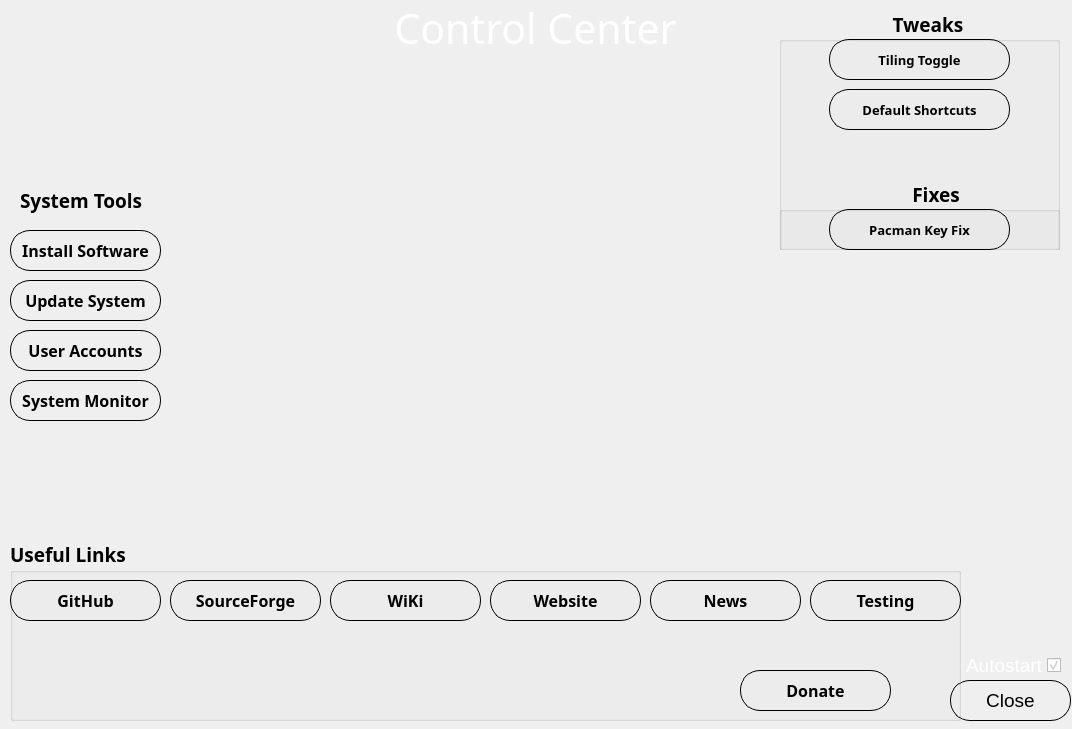
<?xml version="1.0" encoding="UTF-8"?>
<ui version="4.0">
 <class>mainDialog</class>
 <widget class="QDialog" name="mainDialog">
  <property name="geometry">
   <rect>
    <x>0</x>
    <y>0</y>
    <width>1072</width>
    <height>729</height>
   </rect>
  </property>
  <property name="font">
   <font>
    <family>Segoe UI</family>
    <pointsize>14</pointsize>
   </font>
  </property>
  <property name="windowTitle">
   <string>Welcome To FreedomOS</string>
  </property>
  <property name="windowIcon">
   <iconset>
    <normaloff>../../../../../../../../mnt/Projects/FreedomOS/freedomos-welcome-dev/usr/share/freedomos-welcome/img/FreedomOS64x64.png</normaloff>../../../../../../../../mnt/Projects/FreedomOS/freedomos-welcome-dev/usr/share/freedomos-welcome/img/FreedomOS64x64.png</iconset>
  </property>
  <property name="autoFillBackground">
   <bool>false</bool>
  </property>
  <property name="styleSheet">
   <string notr="true">QDialog {
background:rgb(31, 32, 42)
color: white
}</string>
  </property>
  <widget class="QLabel" name="label">
   <property name="geometry">
    <rect>
     <x>290</x>
     <y>0</y>
     <width>491</width>
     <height>51</height>
    </rect>
   </property>
   <property name="font">
    <font>
     <family>Ubuntu Nerd Font</family>
     <pointsize>31</pointsize>
     <weight>75</weight>
     <bold>true</bold>
    </font>
   </property>
   <property name="styleSheet">
    <string notr="true">color:white;</string>
   </property>
   <property name="text">
    <string>&lt;html&gt;&lt;head/&gt;&lt;body&gt;&lt;p&gt;&lt;span style=&quot; font-weight:400;&quot;&gt;Control Center&lt;/span&gt;&lt;/p&gt;&lt;/body&gt;&lt;/html&gt;</string>
   </property>
   <property name="textFormat">
    <enum>Qt::MarkdownText</enum>
   </property>
   <property name="alignment">
    <set>Qt::AlignCenter</set>
   </property>
  </widget>
  <widget class="QPushButton" name="close">
   <property name="geometry">
    <rect>
     <x>950</x>
     <y>680</y>
     <width>121</width>
     <height>41</height>
    </rect>
   </property>
   <property name="styleSheet">
    <string notr="true">QPushButton {

	border: 1px solid;
	border-radius: 20px;

}
QPushButton:hover
{
	border: 4px solid rgb(26, 137, 162);
}
</string>
   </property>
   <property name="text">
    <string>Close</string>
   </property>
  </widget>
  <widget class="QCheckBox" name="autos">
   <property name="geometry">
    <rect>
     <x>950</x>
     <y>650</y>
     <width>111</width>
     <height>31</height>
    </rect>
   </property>
   <property name="layoutDirection">
    <enum>Qt::RightToLeft</enum>
   </property>
   <property name="styleSheet">
    <string notr="true">color:white;</string>
   </property>
   <property name="text">
    <string>Autostart</string>
   </property>
   <property name="checked">
    <bool>true</bool>
   </property>
  </widget>
  <widget class="QPushButton" name="sysupdate">
   <property name="geometry">
    <rect>
     <x>10</x>
     <y>280</y>
     <width>151</width>
     <height>41</height>
    </rect>
   </property>
   <property name="font">
    <font>
     <family>Ubuntu Nerd Font</family>
     <pointsize>12</pointsize>
     <weight>75</weight>
     <bold>true</bold>
    </font>
   </property>
   <property name="styleSheet">
    <string notr="true">QPushButton {

	border: 1px solid;
	border-radius: 20px;

}
QPushButton:hover
{
	border: 4px solid rgb(26, 137, 162);
}
</string>
   </property>
   <property name="text">
    <string>Update System</string>
   </property>
  </widget>
  <widget class="QGroupBox" name="groupBox">
   <property name="geometry">
    <rect>
     <x>779</x>
     <y>9</y>
     <width>281</width>
     <height>241</height>
    </rect>
   </property>
   <property name="font">
    <font>
     <family>Ubuntu Nerd Font</family>
     <pointsize>14</pointsize>
     <weight>75</weight>
     <bold>true</bold>
    </font>
   </property>
   <property name="layoutDirection">
    <enum>Qt::LeftToRight</enum>
   </property>
   <property name="title">
    <string>                       Tweaks</string>
   </property>
   <property name="alignment">
    <set>Qt::AlignJustify|Qt::AlignVCenter</set>
   </property>
   <property name="flat">
    <bool>true</bool>
   </property>
   <widget class="QPushButton" name="tiling">
    <property name="geometry">
     <rect>
      <x>50</x>
      <y>30</y>
      <width>181</width>
      <height>41</height>
     </rect>
    </property>
    <property name="font">
     <font>
      <family>Ubuntu Nerd Font</family>
      <pointsize>10</pointsize>
      <weight>75</weight>
      <bold>true</bold>
     </font>
    </property>
    <property name="layoutDirection">
     <enum>Qt::RightToLeft</enum>
    </property>
    <property name="styleSheet">
     <string notr="true">QPushButton {

	border: 1px solid;
	border-radius: 20px;

}
QPushButton:hover
{
	border: 4px solid rgb(26, 137, 162);
}
</string>
    </property>
    <property name="text">
     <string>Tiling Toggle</string>
    </property>
   </widget>
   <widget class="QPushButton" name="shortcuts">
    <property name="geometry">
     <rect>
      <x>50</x>
      <y>80</y>
      <width>181</width>
      <height>41</height>
     </rect>
    </property>
    <property name="font">
     <font>
      <family>Ubuntu Nerd Font</family>
      <pointsize>10</pointsize>
      <weight>75</weight>
      <bold>true</bold>
     </font>
    </property>
    <property name="layoutDirection">
     <enum>Qt::RightToLeft</enum>
    </property>
    <property name="styleSheet">
     <string notr="true">QPushButton {

	border: 1px solid;
	border-radius: 20px;

}
QPushButton:hover
{
	border: 4px solid rgb(26, 137, 162);
}
</string>
    </property>
    <property name="text">
     <string>Default Shortcuts</string>
    </property>
   </widget>
   <widget class="QGroupBox" name="groupBox_3">
    <property name="geometry">
     <rect>
      <x>0</x>
      <y>170</y>
      <width>281</width>
      <height>241</height>
     </rect>
    </property>
    <property name="font">
     <font>
      <family>Ubuntu Nerd Font</family>
      <pointsize>14</pointsize>
      <weight>75</weight>
      <bold>true</bold>
     </font>
    </property>
    <property name="layoutDirection">
     <enum>Qt::LeftToRight</enum>
    </property>
    <property name="title">
     <string>                           Fixes</string>
    </property>
    <property name="alignment">
     <set>Qt::AlignJustify|Qt::AlignVCenter</set>
    </property>
    <property name="flat">
     <bool>true</bool>
    </property>
    <widget class="QPushButton" name="gpgfix">
     <property name="geometry">
      <rect>
       <x>50</x>
       <y>30</y>
       <width>181</width>
       <height>41</height>
      </rect>
     </property>
     <property name="font">
      <font>
       <family>Ubuntu Nerd Font</family>
       <pointsize>10</pointsize>
       <weight>75</weight>
       <bold>true</bold>
      </font>
     </property>
     <property name="layoutDirection">
      <enum>Qt::RightToLeft</enum>
     </property>
     <property name="styleSheet">
      <string notr="true">QPushButton {

	border: 1px solid;
	border-radius: 20px;

}
QPushButton:hover
{
	border: 4px solid rgb(26, 137, 162);
}
</string>
     </property>
     <property name="text">
      <string>Pacman Key Fix</string>
     </property>
    </widget>
   </widget>
  </widget>
  <widget class="QLabel" name="label_2">
   <property name="geometry">
    <rect>
     <x>20</x>
     <y>180</y>
     <width>171</width>
     <height>41</height>
    </rect>
   </property>
   <property name="font">
    <font>
     <family>Ubuntu Nerd Font</family>
     <pointsize>14</pointsize>
     <weight>75</weight>
     <bold>true</bold>
    </font>
   </property>
   <property name="text">
    <string>System Tools</string>
   </property>
  </widget>
  <widget class="QPushButton" name="useraccounts">
   <property name="geometry">
    <rect>
     <x>10</x>
     <y>330</y>
     <width>151</width>
     <height>41</height>
    </rect>
   </property>
   <property name="font">
    <font>
     <family>Ubuntu Nerd Font</family>
     <pointsize>12</pointsize>
     <weight>75</weight>
     <bold>true</bold>
    </font>
   </property>
   <property name="styleSheet">
    <string notr="true">QPushButton {

	border: 1px solid;
	border-radius: 20px;

}
QPushButton:hover
{
	border: 4px solid rgb(26, 137, 162);
}
</string>
   </property>
   <property name="text">
    <string>User Accounts</string>
   </property>
  </widget>
  <widget class="QPushButton" name="discover">
   <property name="geometry">
    <rect>
     <x>10</x>
     <y>230</y>
     <width>151</width>
     <height>41</height>
    </rect>
   </property>
   <property name="font">
    <font>
     <family>Ubuntu Nerd Font</family>
     <pointsize>12</pointsize>
     <weight>75</weight>
     <bold>true</bold>
    </font>
   </property>
   <property name="styleSheet">
    <string notr="true">QPushButton {

	border: 1px solid;
	border-radius: 20px;

}
QPushButton:hover
{
	border: 4px solid rgb(26, 137, 162);
}

</string>
   </property>
   <property name="text">
    <string>Install Software</string>
   </property>
  </widget>
  <widget class="QPushButton" name="systemmonitor">
   <property name="geometry">
    <rect>
     <x>10</x>
     <y>380</y>
     <width>151</width>
     <height>41</height>
    </rect>
   </property>
   <property name="font">
    <font>
     <family>Ubuntu Nerd Font</family>
     <pointsize>12</pointsize>
     <weight>75</weight>
     <bold>true</bold>
    </font>
   </property>
   <property name="styleSheet">
    <string notr="true">QPushButton {

	border: 1px solid;
	border-radius: 20px;

}
QPushButton:hover
{
	border: 4px solid rgb(26, 137, 162);
}
</string>
   </property>
   <property name="text">
    <string>System Monitor</string>
   </property>
  </widget>
  <widget class="QGroupBox" name="groupBox_2">
   <property name="geometry">
    <rect>
     <x>10</x>
     <y>540</y>
     <width>951</width>
     <height>181</height>
    </rect>
   </property>
   <property name="font">
    <font>
     <family>Ubuntu Nerd Font</family>
     <pointsize>14</pointsize>
     <weight>75</weight>
     <bold>true</bold>
    </font>
   </property>
   <property name="title">
    <string>Useful Links</string>
   </property>
   <widget class="QPushButton" name="github">
    <property name="geometry">
     <rect>
      <x>0</x>
      <y>40</y>
      <width>151</width>
      <height>41</height>
     </rect>
    </property>
    <property name="font">
     <font>
      <family>Ubuntu Nerd Font</family>
      <pointsize>12</pointsize>
      <weight>75</weight>
      <bold>true</bold>
     </font>
    </property>
    <property name="styleSheet">
     <string notr="true">QPushButton {

	border: 1px solid;
	border-radius: 20px;

}
QPushButton:hover
{
	border: 4px solid rgb(26, 137, 162);
}
</string>
    </property>
    <property name="text">
     <string>GitHub</string>
    </property>
   </widget>
   <widget class="QPushButton" name="sourceforge">
    <property name="geometry">
     <rect>
      <x>160</x>
      <y>40</y>
      <width>151</width>
      <height>41</height>
     </rect>
    </property>
    <property name="font">
     <font>
      <family>Ubuntu Nerd Font</family>
      <pointsize>12</pointsize>
      <weight>75</weight>
      <bold>true</bold>
     </font>
    </property>
    <property name="styleSheet">
     <string notr="true">QPushButton {

	border: 1px solid;
	border-radius: 20px;

}
QPushButton:hover
{
	border: 4px solid rgb(26, 137, 162);
}
</string>
    </property>
    <property name="text">
     <string>SourceForge</string>
    </property>
    <property name="default">
     <bool>true</bool>
    </property>
   </widget>
   <widget class="QPushButton" name="wiki">
    <property name="geometry">
     <rect>
      <x>320</x>
      <y>40</y>
      <width>151</width>
      <height>41</height>
     </rect>
    </property>
    <property name="font">
     <font>
      <family>Ubuntu Nerd Font</family>
      <pointsize>12</pointsize>
      <weight>75</weight>
      <bold>true</bold>
     </font>
    </property>
    <property name="styleSheet">
     <string notr="true">QPushButton {

	border: 1px solid;
	border-radius: 20px;

}
QPushButton:hover
{
	border: 4px solid rgb(26, 137, 162);
}
</string>
    </property>
    <property name="text">
     <string>WiKi</string>
    </property>
   </widget>
   <widget class="QPushButton" name="website">
    <property name="geometry">
     <rect>
      <x>480</x>
      <y>40</y>
      <width>151</width>
      <height>41</height>
     </rect>
    </property>
    <property name="font">
     <font>
      <family>Ubuntu Nerd Font</family>
      <pointsize>12</pointsize>
      <weight>75</weight>
      <bold>true</bold>
     </font>
    </property>
    <property name="styleSheet">
     <string notr="true">QPushButton {

	border: 1px solid;
	border-radius: 20px;

}
QPushButton:hover
{
	border: 4px solid rgb(26, 137, 162);
}
</string>
    </property>
    <property name="text">
     <string>Website</string>
    </property>
   </widget>
   <widget class="QPushButton" name="news">
    <property name="geometry">
     <rect>
      <x>640</x>
      <y>40</y>
      <width>151</width>
      <height>41</height>
     </rect>
    </property>
    <property name="font">
     <font>
      <family>Ubuntu Nerd Font</family>
      <pointsize>12</pointsize>
      <weight>75</weight>
      <bold>true</bold>
     </font>
    </property>
    <property name="styleSheet">
     <string notr="true">QPushButton {

	border: 1px solid;
	border-radius: 20px;

}
QPushButton:hover
{
	border: 4px solid rgb(26, 137, 162);
}
</string>
    </property>
    <property name="text">
     <string>News</string>
    </property>
   </widget>
   <widget class="QPushButton" name="betatesting">
    <property name="geometry">
     <rect>
      <x>800</x>
      <y>40</y>
      <width>151</width>
      <height>41</height>
     </rect>
    </property>
    <property name="font">
     <font>
      <family>Ubuntu Nerd Font</family>
      <pointsize>12</pointsize>
      <weight>75</weight>
      <bold>true</bold>
     </font>
    </property>
    <property name="styleSheet">
     <string notr="true">QPushButton {

	border: 1px solid;
	border-radius: 20px;

}
QPushButton:hover
{
	border: 4px solid rgb(26, 137, 162);
}
</string>
    </property>
    <property name="text">
     <string>Testing</string>
    </property>
   </widget>
   <widget class="QLabel" name="label_4">
    <property name="geometry">
     <rect>
      <x>10</x>
      <y>110</y>
      <width>151</width>
      <height>81</height>
     </rect>
    </property>
    <property name="text">
     <string/>
    </property>
    <property name="pixmap">
     <pixmap>../../../../../../../../../mnt/Projects/FreedomOS/freedomos-welcome-dev/usr/share/freedomos-welcome/img/sflogo.png</pixmap>
    </property>
   </widget>
   <widget class="QPushButton" name="donate">
    <property name="geometry">
     <rect>
      <x>730</x>
      <y>130</y>
      <width>151</width>
      <height>41</height>
     </rect>
    </property>
    <property name="font">
     <font>
      <family>Ubuntu Nerd Font</family>
      <pointsize>12</pointsize>
      <weight>75</weight>
      <bold>true</bold>
     </font>
    </property>
    <property name="styleSheet">
     <string notr="true">QPushButton {

	border: 1px solid;
	border-radius: 20px;

}
QPushButton:hover
{
	border: 4px solid rgb(26, 137, 162);
}
</string>
    </property>
    <property name="text">
     <string>Donate</string>
    </property>
   </widget>
  </widget>
  <widget class="QLabel" name="label_3">
   <property name="geometry">
    <rect>
     <x>0</x>
     <y>-20</y>
     <width>201</width>
     <height>201</height>
    </rect>
   </property>
   <property name="styleSheet">
    <string notr="true">filter:invert(1);</string>
   </property>
   <property name="text">
    <string/>
   </property>
   <property name="pixmap">
    <pixmap>img/FreedomOS-logos_white.png</pixmap>
   </property>
   <property name="scaledContents">
    <bool>true</bool>
   </property>
  </widget>
 </widget>
 <resources/>
 <connections/>
</ui>
